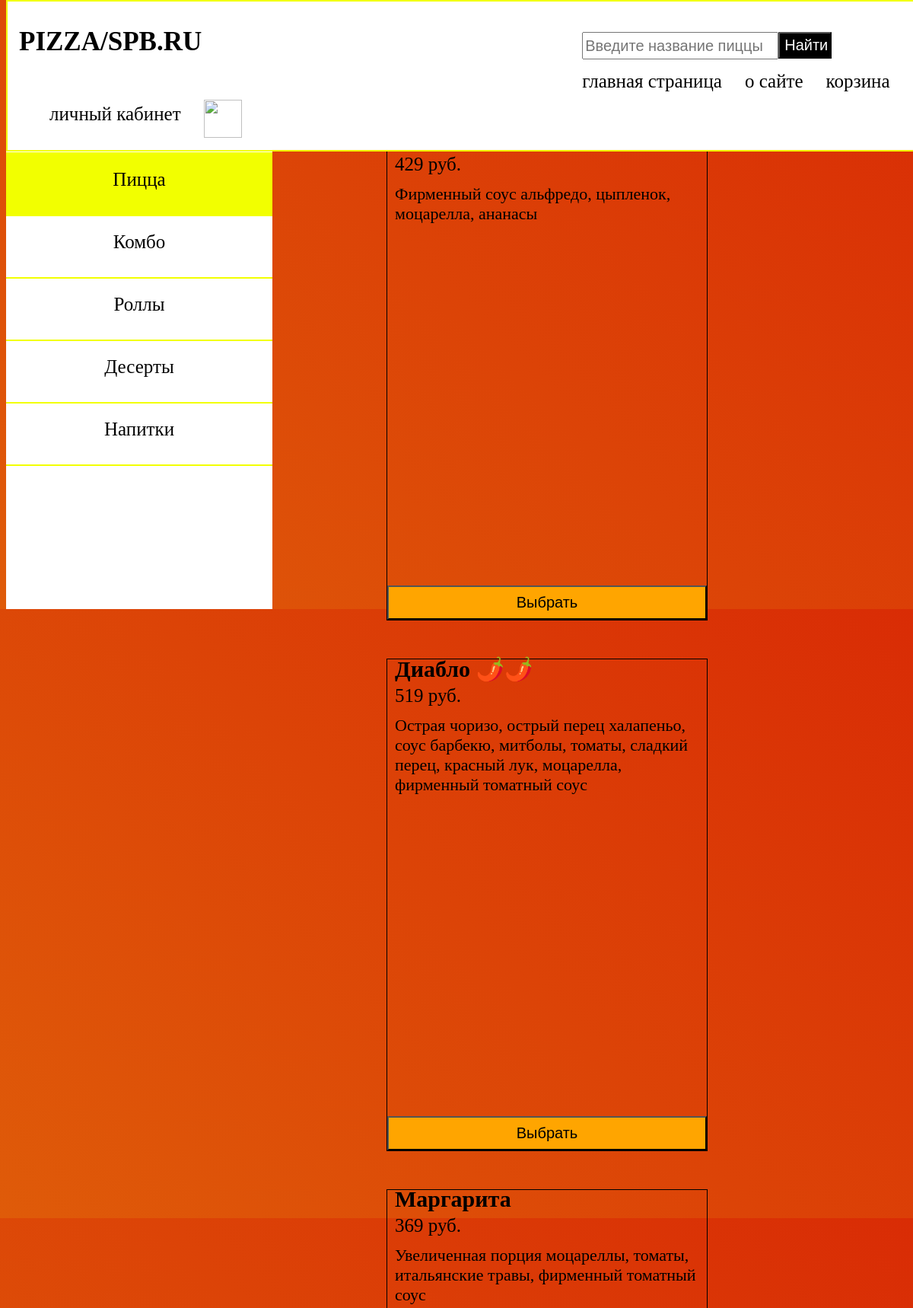
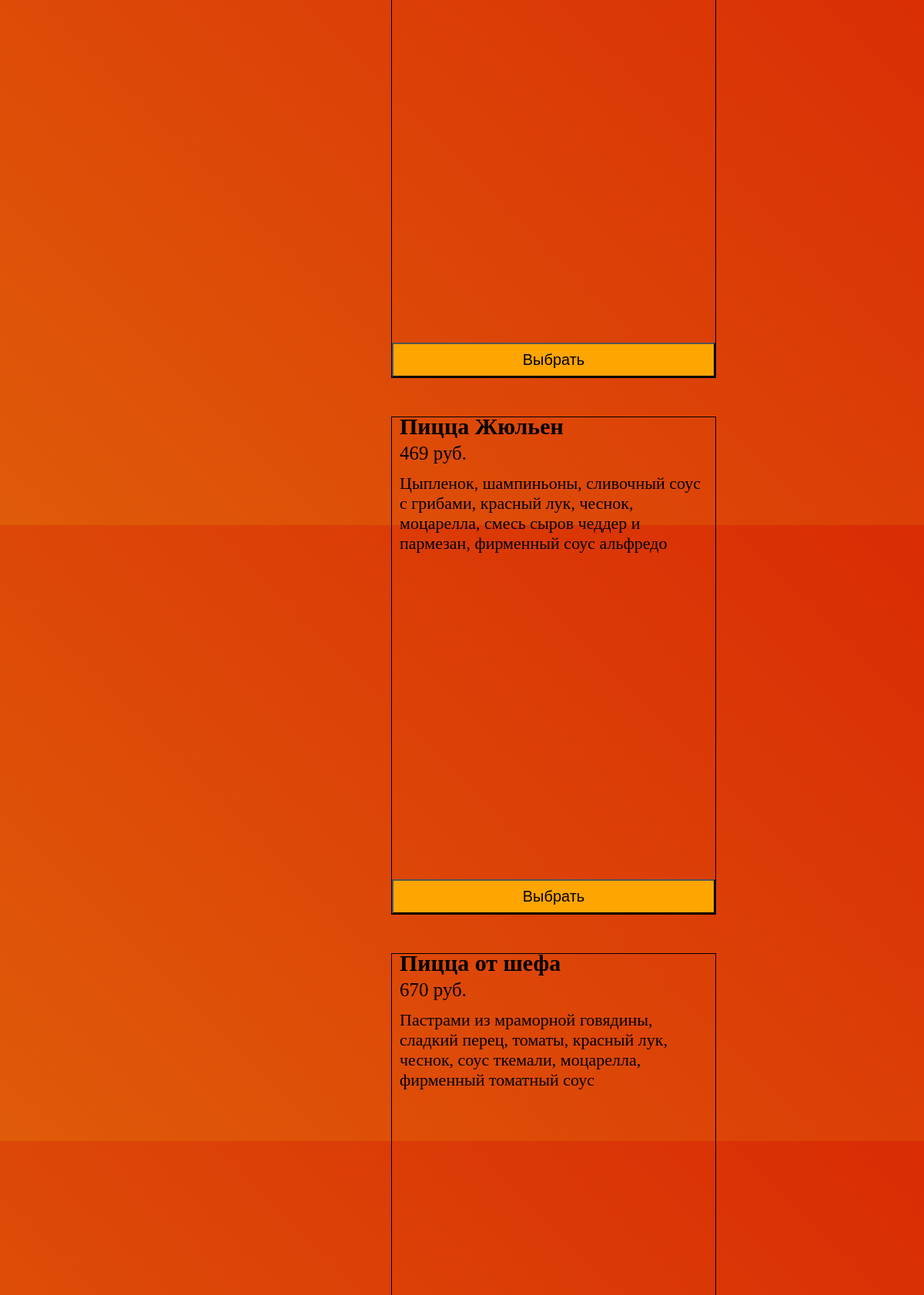
The page / (upper part) on the database its author committed (2 pictures, top to bottom).
### main/models.py (models this page shows, shortened)
class MainProduct(models.Model):
    image = models.CharField('Изображение', max_length=250)
    name= models.CharField('Название напитка', max_length=20)
    price=models.CharField('price', max_length=5)
    description=models.TextField('Краткое описание')
    category = models.CharField('Категория', max_length=50)
    class Meta:
        verbose_name = "Десерт"
        verbose_name_plural = "Десерты"

### main/views.py (the view)
# urls.py: path('', views.index, name='home'),
def index(request):
    object = MainProduct.objects.filter(category="pizza")
    return render(request, 'main/index.html', { 'object' : object})

### main/templates/main/index.html (shortened to what this page needs)
{% extends 'main/late.html'%}
{% block form %}
    <input type="text" placeholder="Введите название пиццы">
    <button type="button" name="button" class="btn" >Найти</button>
{% endblock %}
{% block content %}
<div class="main-block-content">
  <aside class="filter-panel">
    <div class="flter-box">
        <div class="case">
            <a href="{% url 'all' %}" class="filter">Без фильтров</a><br>
         </div>
         <div class="case yellow">
            <a href="{% url 'home'%}" class="filter">Пицца</a><br>
         </div>
         <div class="case">
            <a href="{% url 'combo' %}" class="filter">Комбо</a><br>
        </div>
        <div class="case">
            <a href="{% url 'role' %}" class="filter">Роллы</a><br>
        </div>
        <div class="case">
            <a href="{% url 'dessert' %}" class="filter">Десерты</a><br>
        </div>
        <div class="case">
            <a href="{% url 'drink' %}" class="filter">Напитки</a><br>
        </div>
    </div>
  </aside>
<div class="block-content">
    {% for el in object %}
        <div class="contaner" >
            <div class='contaner1'>
            <div class='name'>
                <h1>{{el.name}}</h1>
            </div>
            <div class='price'><p>{{el.price}} руб.</p></div>
            <div class="text-content">
                <p>{{ el.description}}</p>
            </div>
            </div>
            <div class="button">
                <a href="{% url "product-detail" el.id %}"><button type="button" name="button" id='{{el.id}}' class="add-to-cart">Выбрать</button></a>
            </div>
        </div>
    {% endfor %}
</div>
</div>
{% endblock %}

### main/static/main/index.css (style rules this page uses)
body { background: linear-gradient(45deg, #df5b09, #d92c05 ); }
h1 { color: black; font-size: 35px; }
input { display: block; float: left; margin-top: 30px; height: 30px; justify-content: center; width: 250px; color: black; font-size: 20px; margin-right: 0,03px; }
.btn { display: block; height: 35px; width: 70px; color: #ffffff; background-color: black; margin-top: 30px ; font-size: 20px; }
.block-content { position: relative; display: block; width: 85%; padding: 10px 50px; margin-top: 150px; margin-left: 450px; }
.contaner { position: relative; display: block; float: left; width: 420px; margin-right: 40px; border: 1px solid black; margin-bottom: 50px; }
.contaner1 { height: 590px; }
.name h1 { display: block; font-size: 30px; margin:-5px 0px 10px 10px; }
.text-content { display: block; margin-top: -3px; margin-left: 10px; margin-right: 10px; font-size: 22px; }
.button a { list-style: none; text-decoration: none; }
.button button { display: block; margin-top: 10px; width: 100%; height: 45px; text-align: center; color: black; font-size: 20px; background-color: orange; transition: all .001 ease; }
.price p { font-size: 25px; color: black; margin: -6px 10px; margin-bottom: -10px; }

### main/static/main/main.css (style rules this page uses)
.main-block-content { position: relative; display: flex; width: 100%; flex-wrap: wrap; }
.filter-panel { position: fixed; top:0; display: block; width: 350px; height: 100vh; background-color: #fff; }
.flter-box { position: relative; display: flex; margin-top: 120px; width: 100%; height: auto; flex-wrap: wrap; }
.case { display: flex; width: 100%; height: 60px ; border-bottom: 2px solid #f2ff00; justify-content: center; text-align: center; padding-top: 20px ; }
.filter { text-decoration: none; color: black; font-size: 25px; text-align: center; }
.yellow { background-color:#f2ff00 ; }

### rows shown on the page
MainProduct: price "429", description "Фирменный соус альфредо, цыпленок, моцарелла, ананасы"
MainProduct: name "Диабло 🌶️🌶️", price "519", description "Острая чоризо, острый перец халапеньо, соус барбекю, митболы, томаты, сладкий перец, красный лук, моцарелла, фирменный томатный соус"
MainProduct: name "Маргарита", price "369", description "Увеличенная порция моцареллы, томаты, итальянские травы, фирменный томатный соус"
MainProduct: name "Пицца Жюльен", price "469", description "Цыпленок, шампиньоны, сливочный соус с грибами, красный лук, чеснок, моцарелла, смесь сыров чеддер и пармезан, фирменный соус альфредо"
MainProduct: name "Пицца от шефа", price "670", description "Пастрами из мраморной говядины, сладкий перец, томаты, красный лук, чеснок, соус ткемали, моцарелла, фирменный томатный соус"
